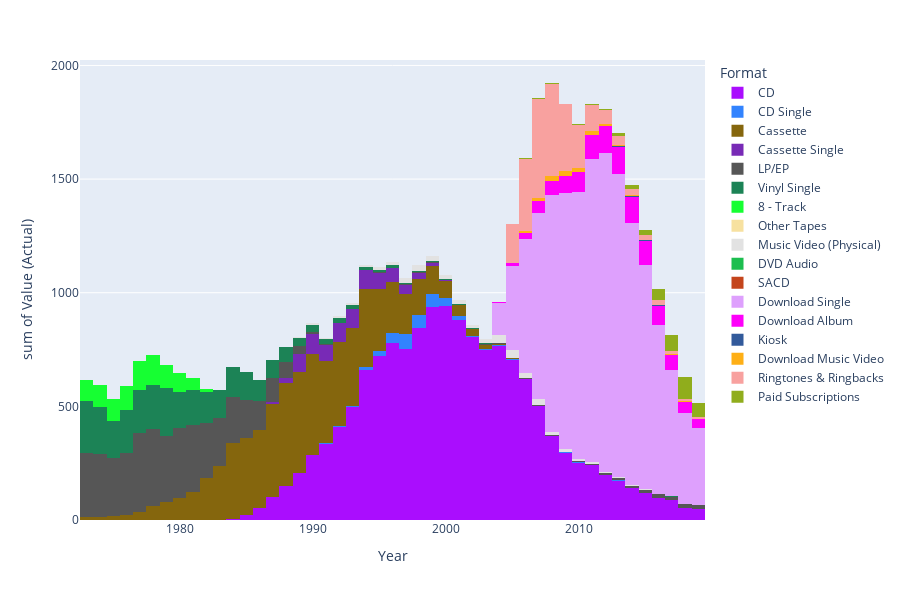
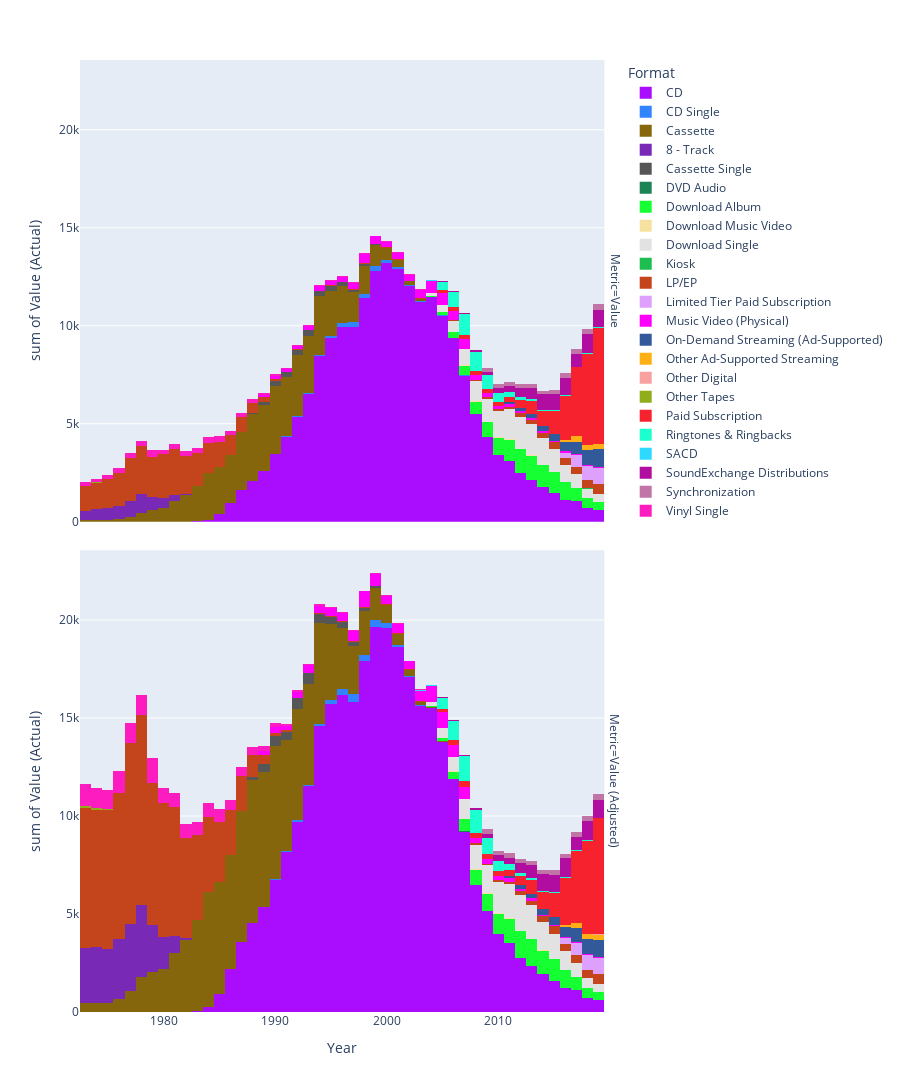

Notebook code cell kept with these figures, in order:
### Markdown cell above
We only have annual data so our graph is going to look a little blocky. Also, the end of the Album Era was a real crisis for the industry.
Definitely, the total sales have settled into a new normal, with streaming replacing some of physical media sales.

### Code cell
from plotly.express import histogram
from plotly.colors import qualitative
histogram(data_frame=df[df['Metric'] == 'Units'], x='Year', y='Value (Actual)', color='Format',
          color_discrete_sequence=qualitative.Alphabet, height=600, nbins=df['Year'].nunique(), ).show()
histogram(data_frame=df[df['Metric'] != 'Units'], x='Year', y='Value (Actual)', color='Format', facet_row = 'Metric',
          color_discrete_sequence=qualitative.Alphabet, height=1200, nbins=df['Year'].nunique(), ).show()
